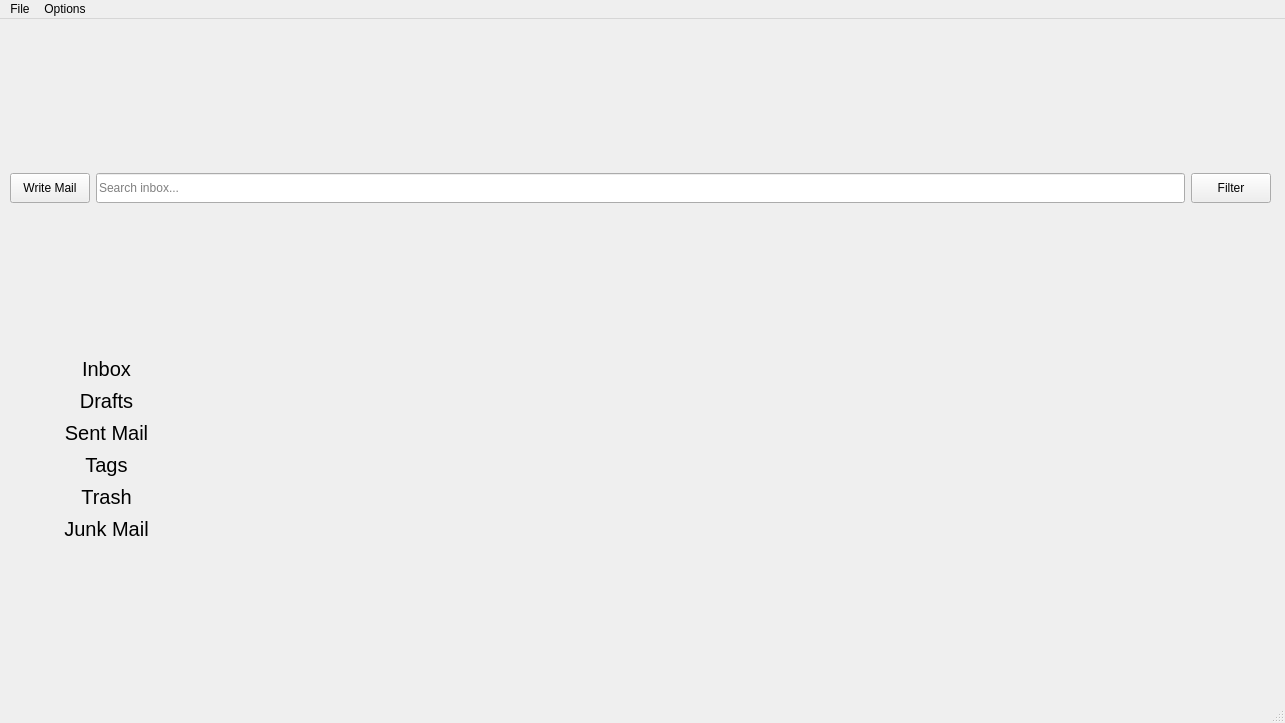
<?xml version="1.0" encoding="UTF-8"?>
<ui version="4.0">
 <class>MainWindow</class>
 <widget class="QMainWindow" name="MainWindow">
  <property name="geometry">
   <rect>
    <x>0</x>
    <y>0</y>
    <width>1285</width>
    <height>723</height>
   </rect>
  </property>
  <property name="windowTitle">
   <string>MainWindow</string>
  </property>
  <widget class="QWidget" name="centralwidget">
   <widget class="QWidget" name="verticalLayoutWidget">
    <property name="geometry">
     <rect>
      <x>0</x>
      <y>0</y>
      <width>1281</width>
      <height>681</height>
     </rect>
    </property>
    <layout class="QVBoxLayout" name="verticalLayout" stretch="0,2">
     <property name="leftMargin">
      <number>10</number>
     </property>
     <property name="topMargin">
      <number>10</number>
     </property>
     <property name="rightMargin">
      <number>10</number>
     </property>
     <property name="bottomMargin">
      <number>10</number>
     </property>
     <item>
      <layout class="QHBoxLayout" name="hLayoutTop" stretch="0,0,0">
       <property name="sizeConstraint">
        <enum>QLayout::SetMaximumSize</enum>
       </property>
       <item>
        <widget class="QPushButton" name="writeMailButton">
         <property name="sizePolicy">
          <sizepolicy hsizetype="Minimum" vsizetype="Minimum">
           <horstretch>0</horstretch>
           <verstretch>0</verstretch>
          </sizepolicy>
         </property>
         <property name="maximumSize">
          <size>
           <width>16777215</width>
           <height>80</height>
          </size>
         </property>
         <property name="text">
          <string>Write Mail</string>
         </property>
        </widget>
       </item>
       <item>
        <widget class="QLineEdit" name="lineEdit">
         <property name="sizePolicy">
          <sizepolicy hsizetype="Expanding" vsizetype="Minimum">
           <horstretch>0</horstretch>
           <verstretch>0</verstretch>
          </sizepolicy>
         </property>
         <property name="maximumSize">
          <size>
           <width>16777215</width>
           <height>30</height>
          </size>
         </property>
         <property name="placeholderText">
          <string>Search inbox...</string>
         </property>
        </widget>
       </item>
       <item>
        <widget class="QPushButton" name="filterButton">
         <property name="sizePolicy">
          <sizepolicy hsizetype="Minimum" vsizetype="Minimum">
           <horstretch>0</horstretch>
           <verstretch>0</verstretch>
          </sizepolicy>
         </property>
         <property name="maximumSize">
          <size>
           <width>16777215</width>
           <height>30</height>
          </size>
         </property>
         <property name="text">
          <string>Filter</string>
         </property>
        </widget>
       </item>
      </layout>
     </item>
     <item>
      <layout class="QHBoxLayout" name="hLayoutBottom" stretch="0,1">
       <item>
        <layout class="QVBoxLayout" name="vLayoutSide" stretch="0,0,0,0,0,0">
         <property name="spacing">
          <number>0</number>
         </property>
         <property name="sizeConstraint">
          <enum>QLayout::SetDefaultConstraint</enum>
         </property>
         <property name="leftMargin">
          <number>50</number>
         </property>
         <property name="rightMargin">
          <number>50</number>
         </property>
         <item>
          <widget class="QPushButton" name="inbox_button">
           <property name="sizePolicy">
            <sizepolicy hsizetype="Minimum" vsizetype="Fixed">
             <horstretch>0</horstretch>
             <verstretch>0</verstretch>
            </sizepolicy>
           </property>
           <property name="font">
            <font>
             <pointsize>15</pointsize>
            </font>
           </property>
           <property name="text">
            <string>Inbox</string>
           </property>
           <property name="flat">
            <bool>true</bool>
           </property>
          </widget>
         </item>
         <item>
          <widget class="QPushButton" name="draft_button">
           <property name="font">
            <font>
             <pointsize>15</pointsize>
            </font>
           </property>
           <property name="text">
            <string>Drafts</string>
           </property>
           <property name="flat">
            <bool>true</bool>
           </property>
          </widget>
         </item>
         <item>
          <widget class="QPushButton" name="sent_button">
           <property name="font">
            <font>
             <pointsize>15</pointsize>
            </font>
           </property>
           <property name="text">
            <string>Sent Mail</string>
           </property>
           <property name="flat">
            <bool>true</bool>
           </property>
          </widget>
         </item>
         <item>
          <widget class="QPushButton" name="tags_button">
           <property name="font">
            <font>
             <pointsize>15</pointsize>
            </font>
           </property>
           <property name="text">
            <string>Tags</string>
           </property>
           <property name="flat">
            <bool>true</bool>
           </property>
          </widget>
         </item>
         <item>
          <widget class="QPushButton" name="trash_button">
           <property name="sizePolicy">
            <sizepolicy hsizetype="Minimum" vsizetype="Fixed">
             <horstretch>0</horstretch>
             <verstretch>0</verstretch>
            </sizepolicy>
           </property>
           <property name="font">
            <font>
             <pointsize>15</pointsize>
            </font>
           </property>
           <property name="text">
            <string>Trash</string>
           </property>
           <property name="flat">
            <bool>true</bool>
           </property>
          </widget>
         </item>
         <item>
          <widget class="QPushButton" name="junk_button">
           <property name="font">
            <font>
             <pointsize>15</pointsize>
            </font>
           </property>
           <property name="text">
            <string>Junk Mail</string>
           </property>
           <property name="flat">
            <bool>true</bool>
           </property>
          </widget>
         </item>
        </layout>
       </item>
       <item>
        <layout class="QVBoxLayout" name="layoutInbox"/>
       </item>
      </layout>
     </item>
    </layout>
   </widget>
  </widget>
  <widget class="QMenuBar" name="menubar">
   <property name="geometry">
    <rect>
     <x>0</x>
     <y>0</y>
     <width>1285</width>
     <height>26</height>
    </rect>
   </property>
   <widget class="QMenu" name="menuMail_Application">
    <property name="title">
     <string>File</string>
    </property>
    <addaction name="actionExit"/>
   </widget>
   <widget class="QMenu" name="menuOptions">
    <property name="title">
     <string>Options</string>
    </property>
   </widget>
   <addaction name="menuMail_Application"/>
   <addaction name="menuOptions"/>
  </widget>
  <widget class="QStatusBar" name="statusbar"/>
  <action name="actionExit">
   <property name="text">
    <string>Exit</string>
   </property>
  </action>
 </widget>
 <resources/>
 <connections/>
</ui>
